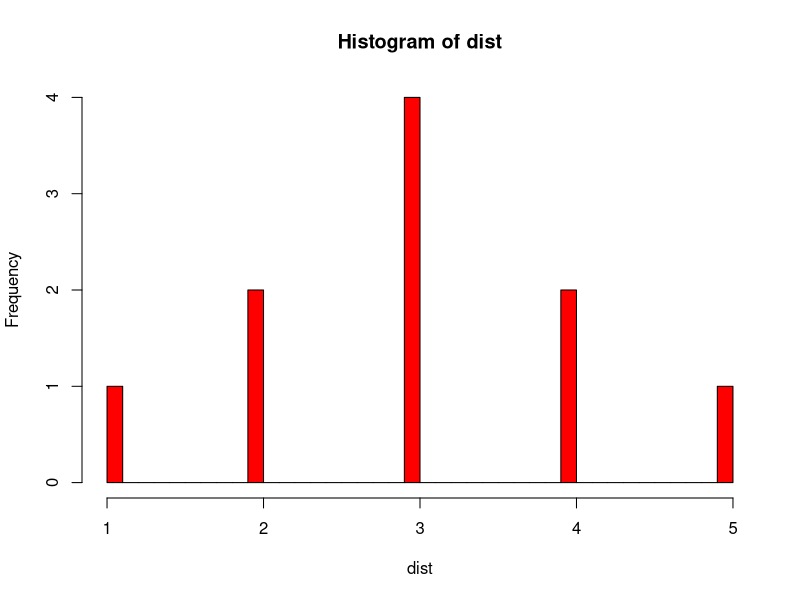
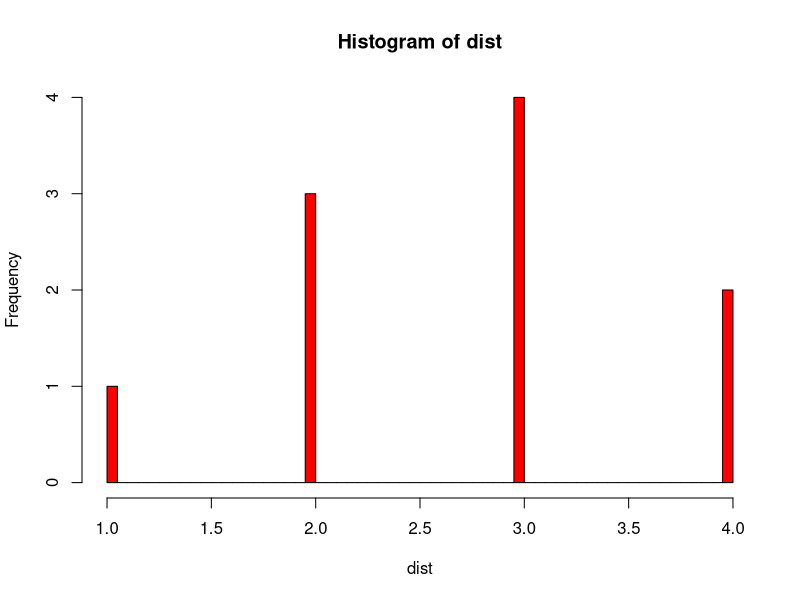

These charts were generated, in order, by the following R code:

f<-function(x)
{
	pdf<-c(0.05,0.25,0.45,0.15,0.1)
	pdf[x]/(2.5*0.20)
}
accep<-function(iterations)
{
	cdf<-c(0.20,0.40,0.60,0.80,1)
	i<-1
	c<-2.5
	dist<-vector(length=iterations)
	while (i<=iterations)
	{
		u<-runif(2)
		for (j in 1:5)
		{
			if (u[1]<=cdf[j])
			{
				x=j
				break
			}
		}
		if (u[2]<=f(x))
		{
			dist[i]=x
			i=i+1
		}
	}
	cat("Mean=",mean(dist),"Variance=",var(dist))
	hist(dist,col="red",breaks=50)
}

inver<-function(iterations)
{
	pdf<-c(0.05,0.25,0.45,0.15,0.1)
	cdf<-c(0.05,0.3,0.75,0.9,1)
	u<-runif(iterations)
	dist<-vector(length=iterations)
	for (i in 1:iterations)
	{
		for (j in 1:5)
		{
			if (u[i]<=cdf[j])
			{
				dist[i]=j
				break
			}
		}
	}
	cat("Mean=",mean(dist),"Variance=",var(dist))
	hist(dist,col="red",breaks=50)
}
inver(10)
accep(10)